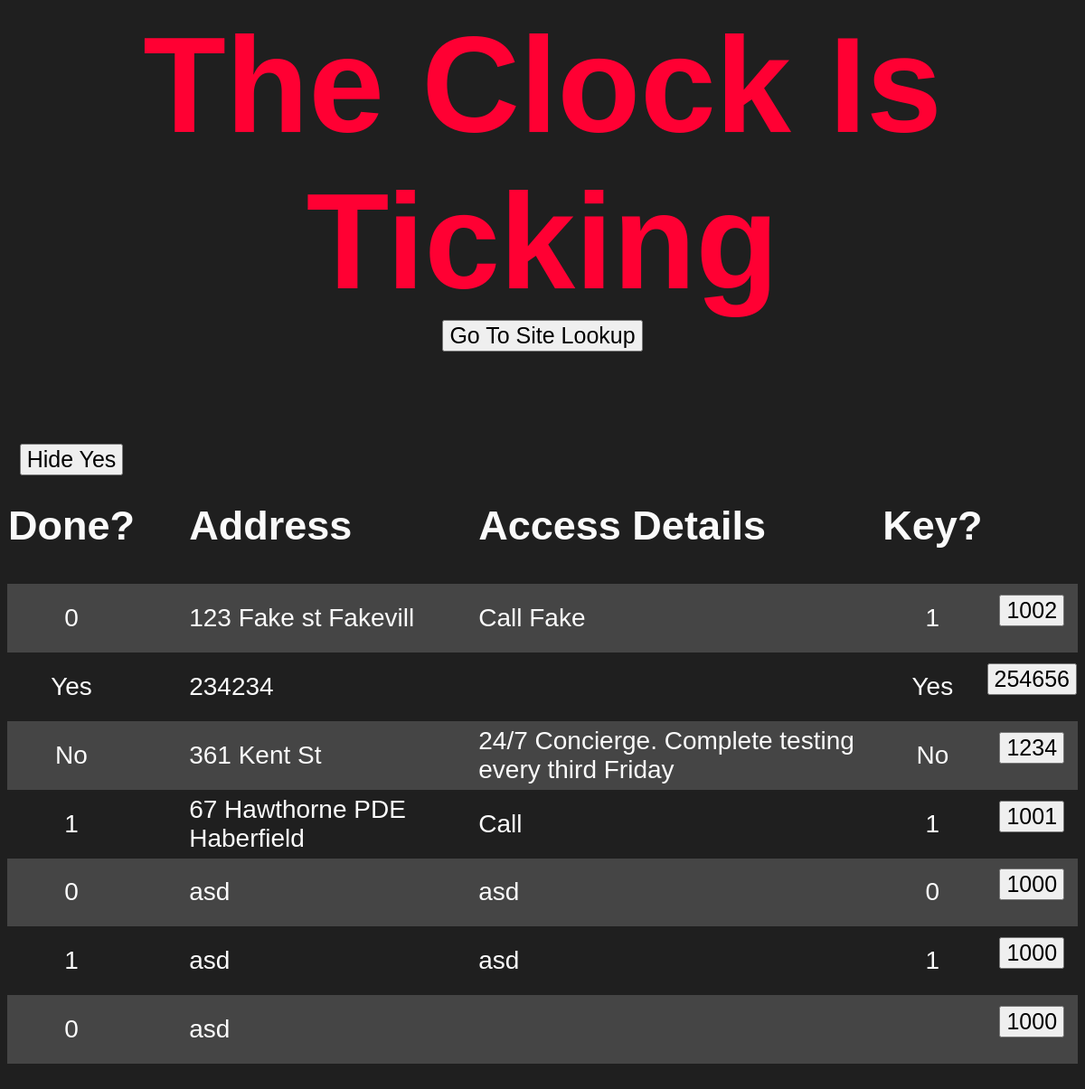
Page /monthly.php on the committed database.
### tables this page shows
CREATE TABLE "keys" (
	"id_number"	INTEGER,
	"address"	TEXT,
	"key_holder"	TEXT,
	"date_of_issue"	TEXT,
	"key_provider"	TEXT,
	"large"	TEXT,
	"fip"	TEXT,
	"pump"	TEXT,
	"access"	TEXT,
	"is_key"	TEXT,
	"unique"	INTEGER,
	"area"	INTEGER,
	PRIMARY KEY("unique" AUTOINCREMENT)
);

### monthly.php (the view, shortened to what this page needs)
<html>
<head>
</head>
<body>
    <h1>
        The Clock Is Ticking
        <br>
        <button style="font-size: 25px; text-align: center" id="myButton">Go To Site Lookup</button>
    </h1>
<table>
    <tr>
        <td style="background-color: #1f1f1f">
                <form action="monthly.php" method="post">
                    <input style="padding-top: 1%" type="submit" value="Hide Yes" name="hide">
                </form>
        </td>
    </tr>
    <tr>
        <td style="width: 10%"><h2>Done?</h2></td>
        <td style="padding-left: 5%; text-align: left"><h2>Address</h2></td>
        <td style="text-align: left; padding-left: 5%"><h2>Access Details</h2></td>
        <td style="width: 10%"><h2>Key?</h2></td>
    </tr>
    <?php
    $pdo = new PDO('sqlite:keys.db');
    if ($_POST['hide'] == "Hide Yes") {
        $statement = $pdo->query("SELECT * from keys WHERE fip IS 'No' ORDER BY address ASC");
    } else {
        $statement = $pdo->query("SELECT * from keys WHERE fip IS NOT NULL ORDER BY address ASC");
    }
    $keys = $statement->fetchAll(PDO::FETCH_ASSOC);
        foreach($keys as $row => $key){
            echo "<tr><h3>";
            echo "<td style='padding-top: 1%; padding-bottom: 1%'>" .  $key['fip']  .  "</td>";
            echo "<td style='text-align: left; padding-left: 5%'>" .  $key['address']  .  "</td>";
            echo "<td style='text-align: left; padding-left: 5%'>" .  $key['access']  .  "</td>";
            echo "<td>" .  $key['is_key']  .  "</td>";
            echo "<td style='padding-top: 1%'><form action='monthly.php' id='done' method='post'><input onclick='timeFunction' type='submit' name='done' value=" . $key['id_number'] . "></form></td>";
            echo "</h3></tr>";
        }
    ?>
</table>
</body>
</html>

### monthly.php (style rules this page uses)
body { font-family: Century Gothic, CenturyGothic, AppleGothic, sans-serif; background: #1f1f1f; color: #fafafa; }
table, tr, td { border-collapse: collapse; }
tr:nth-child(odd) { background-color: #454545; }
table { width: 100%; margin: 100px auto; text-align: center; }
tr { height: 30px; font-size: 35px; }
td { font-size: 28px; }
h1 { font-size: 150px; text-align: center; color: #ff0033; padding-bottom: -10%; }
h2 { font-size: 45px; }
h3 { font-size: 45px; }
input { font-size: 25px; resize: none; font-family: Century Gothic, CenturyGothic, AppleGothic, sans-serif; }

### rows in the picture
keys: fip "0", address "123 Fake st Fakevill", access "Call Fake", is_key "1", done "1002"
keys: fip "Yes", address "234234", is_key "Yes", done "254656"
keys: fip "No", address "361 Kent St", access "24/7 Concierge. Complete testing every third Friday", is_key "No", done "1234"
keys: fip "1", address "67 Hawthorne PDE Haberfield", access "Call", is_key "1", done "1001"
keys: fip "0", address "asd", access "asd", is_key "0", done "1000"
keys: fip "1", address "asd", access "asd", is_key "1", done "1000"
keys: fip "0", address "asd", done "1000"
